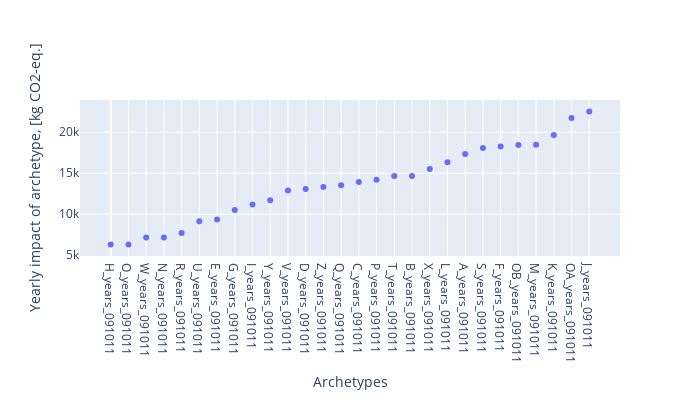

The notebook cell this image was saved under:
### Code cell
def import_all_databases(use_exiobase, add_activities=True, year='091011'):

    path_base = Path('/Users/akim/Documents/LCA_files/')

    directory_habe = path_base / 'HABE_2017/'
    fp_ecoinvent_38 = path_base / "ecoinvent_38_cutoff" / "datasets"
    # fp_ecoinvent_38 = "/Users/cmutel/Documents/lca/Ecoinvent/3.8/cutoff/datasets"
    fp_ecoinvent_33 = path_base / "ecoinvent_33_cutoff"/ "datasets"
    fp_exiobase = path_base / "exiobase_381_monetary" / "IOT_2015_pxp"
    # fp_archetypes = path_base / "heia" / "hh_archetypes_weighted_ipcc_091011.csv"

    ei38_name = "ecoinvent 3.8 cutoff"
    ex38_name = "exiobase 3.8.1 monetary"
    co_name = "swiss consumption 1.0"

    if use_exiobase:
        project = "GSA for archetypes with exiobase"
    else:
        project = "GSA for archetypes"
    bd.projects.set_current(project)

    # Import biosphere and ecoinvent databases
    if ei38_name not in bd.databases:
        bi.bw2setup()
        ei = bi.SingleOutputEcospold2Importer(fp_ecoinvent_38, ei38_name)
        ei.apply_strategies()
        assert ei.all_linked
        ei.write_database()

    exclude_databases = [
        'heia',
        'Agribalyse 1.2',
        'Agribalyse 1.3 - {}'.format(ei38_name),
    ]

    # Import exiobase
    if use_exiobase:
        import_exiobase_3(fp_exiobase, ex38_name)
    else:
        exclude_databases.append('exiobase 2.2')

    # Import consumption database
    import_consumption_db(
        directory_habe, co_name, fp_ecoinvent_33, exclude_databases, fp_exiobase,
    )

    # Add uncertainties to GWP values
    method = ("IPCC 2013", "climate change", "GWP 100a", "uncertain")
    if method not in bd.methods:
        add_bw_method_with_gwp_uncertainties()

    # Add functional units
    co = bd.Database(co_name)
    option = 'aggregated'
    if add_activities:
        add_consumption_activities(co_name, year, option=option,)
        add_consumption_categories(co_name)
        add_consumption_sectors(co_name, year)
        add_archetypes_consumption(co_name, year)

    # LCIA for average consumption
    co_average_act_name = f'ch hh average consumption {option}, years {year}'
    hh_average = [act for act in co if co_average_act_name == act['name']]
    assert len(hh_average) == 1
    demand_act = hh_average[0]
    lca = bc.LCA({demand_act: 1}, method)
    lca.lci()
    lca.lcia()
    print("{:8.3f}  {}".format(lca.score, demand_act['name']))

    # LCIA for all Swiss consumption sectors
    sectors = sorted([act for act in co if "sector" in act['name'].lower() and str(year) in act['name']])
    for demand_act in sectors:
        lca = bc.LCA({demand_act: 1}, method)
        lca.lci()
        lca.lcia()
        print("{:8.3f}  {}".format(lca.score, demand_act['name']))
        

def plot_archetypes(use_exiobase, year):
    # Add archetypes and compute total yearly scores per archetype
    if use_exiobase:
        project = "GSA for archetypes with exiobase"
    else:
        project = "GSA for archetypes"
    bd.projects.set_current(project)
    co_name = "swiss consumption 1.0"
    write_dir = Path("write_files") / project.lower().replace(" ", "_") / "archetype_scores"
    write_dir.mkdir(parents=True, exist_ok=True)

    method = ("IPCC 2013", "climate change", "GWP 100a", "uncertain")
    fp_archetypes_scores = write_dir / f"monthly_scores_{year}.pickle"
    archetypes_scores_monthly = get_archetypes_scores_per_month(co_name, year, method, fp_archetypes_scores)

    # Compare with Andi's results (reproduce Fig. 3 in Andi's data mining paper, top part)
    num_months_in_year = 12
    archetypes_scores_yearly = {
        archetype: score*num_months_in_year for archetype, score in archetypes_scores_monthly.items()
    }
    fig = plot_archetypes_scores_yearly(archetypes_scores_yearly)
#     fig.write_html(write_dir / "yearly_scores.html")
    fig.write_image(write_dir / f"yearly_scores_{year}.pdf")
    fig.show()

    # Compare with Andi's contributions per sectors (reproduce Fig. 3 in Andi's data mining paper, bottom part)
    fp_archetypes_scores_sectors = write_dir / f"monthly_scores_{year}.pickle"
    archetypes_scores_per_sector = get_archetypes_scores_per_sector(co_name, year, method, write_dir)
    fig = plot_archetypes_scores_per_sector(archetypes_scores_per_sector)
#     fig.write_html(write_dir / "sector_scores.html")
    fig.write_image(write_dir / "sector_scores.pdf")
    fig.show()


if __name__ == "__main__":

    print("Impacts WITHOUT exiobase")
    print("------------------------")
    use_ex = False
    year = '091011'
    import_all_databases(use_ex, True, year)
    plot_archetypes(use_ex, year)

#     print("\n")
#     print("Impacts WITH exiobase")
#     print("---------------------")
#     use_ex = True
#     import_all_databases(use_ex, True)
#     plot_archetypes(use_ex)

### Figure 1 — Plotly figure (JSON) as saved in the notebook; plotly's stock layout.template omitted (floating-point values rounded to 4 significant figures)
{"data": [{"mode": "markers", "type": "scatter", "x": [0, 1, 2, 3, 4, 5, 6, 7, 8, 9, 10, 11, 12, 13, 14, 15, 16, 17, 18, 19, 20, 21, 22, 23, 24, 25, 26, 27], "y": [6321.0, 6330.0, 7160.0, 7171.0, 7731.0, 9144.0, 9354.0, 10510.0, 11190.0, 11700.0, 12910.0, 13080.0, 13340.0, 13550.0, 13930.0, 14200.0, 14660.0, 14670.0, 15530.0, 16350.0, 17340.0, 18070.0, 18260.0, 18450.0, 18470.0, 19680.0, 21720.0, 22520.0]}], "layout": {"height": 400, "width": 700, "xaxis": {"tickmode": "array", "ticktext": ["H_years_091011", "O_years_091011", "W_years_091011", "N_years_091011", "R_years_091011", "U_years_091011", "E_years_091011", "G_years_091011", "I_years_091011", "Y_years_091011", "V_years_091011", "D_years_091011", "Z_years_091011", "Q_years_091011", "C_years_091011", "P_years_091011", "T_years_091011", "B_years_091011", "X_years_091011", "L_years_091011", "A_years_091011", "S_years_091011", "F_years_091011", "OB_years_091011", "M_years_091011", "K_years_091011", "OA_years_091011", "J_years_091011"], "tickvals": [0, 1, 2, 3, 4, 5, 6, 7, 8, 9, 10, 11, 12, 13, 14, 15, 16, 17, 18, 19, 20, 21, 22, 23, 24, 25, 26, 27], "title": {"text": "Archetypes"}}, "yaxis": {"title": {"text": "Yearly impact of archetype, [kg CO2-eq.]"}}}}
